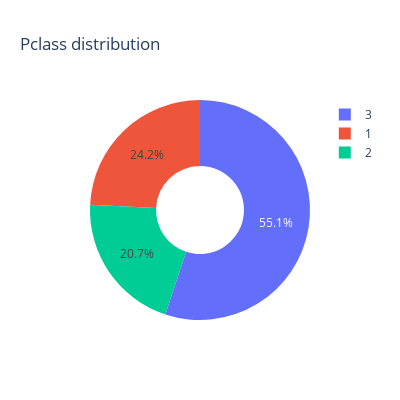

The cell this chart's notebook holds for it:
### Markdown cell above
## 2.2 Sex distribuition
---

1. There's was more man aboard, 64% of all passangers

### Code cell
# Analysing Pclass distribuition
fig = px.pie(df['Pclass'], 
             values=df['Pclass'].value_counts().values, 
             names=df['Pclass'].value_counts().index,
             title="Pclass distribution", 
             width=400, height=400, hole=0.4)
fig.show()

### Figure 1 — Plotly figure (JSON) as saved in the notebook; plotly's stock layout.template omitted (floating-point values rounded to 4 significant figures)
{"data": [{"domain": {"x": [0, 1], "y": [0, 1]}, "hole": 0.4, "hovertemplate": "label=%{label}<br>value=%{value}<extra></extra>", "labels": [3, 1, 2], "legendgroup": "", "name": "", "showlegend": true, "values": [491, 216, 184], "type": "pie"}], "layout": {"legend": {"tracegroupgap": 0}, "title": {"text": "Pclass distribution"}, "height": 400, "width": 400}}
